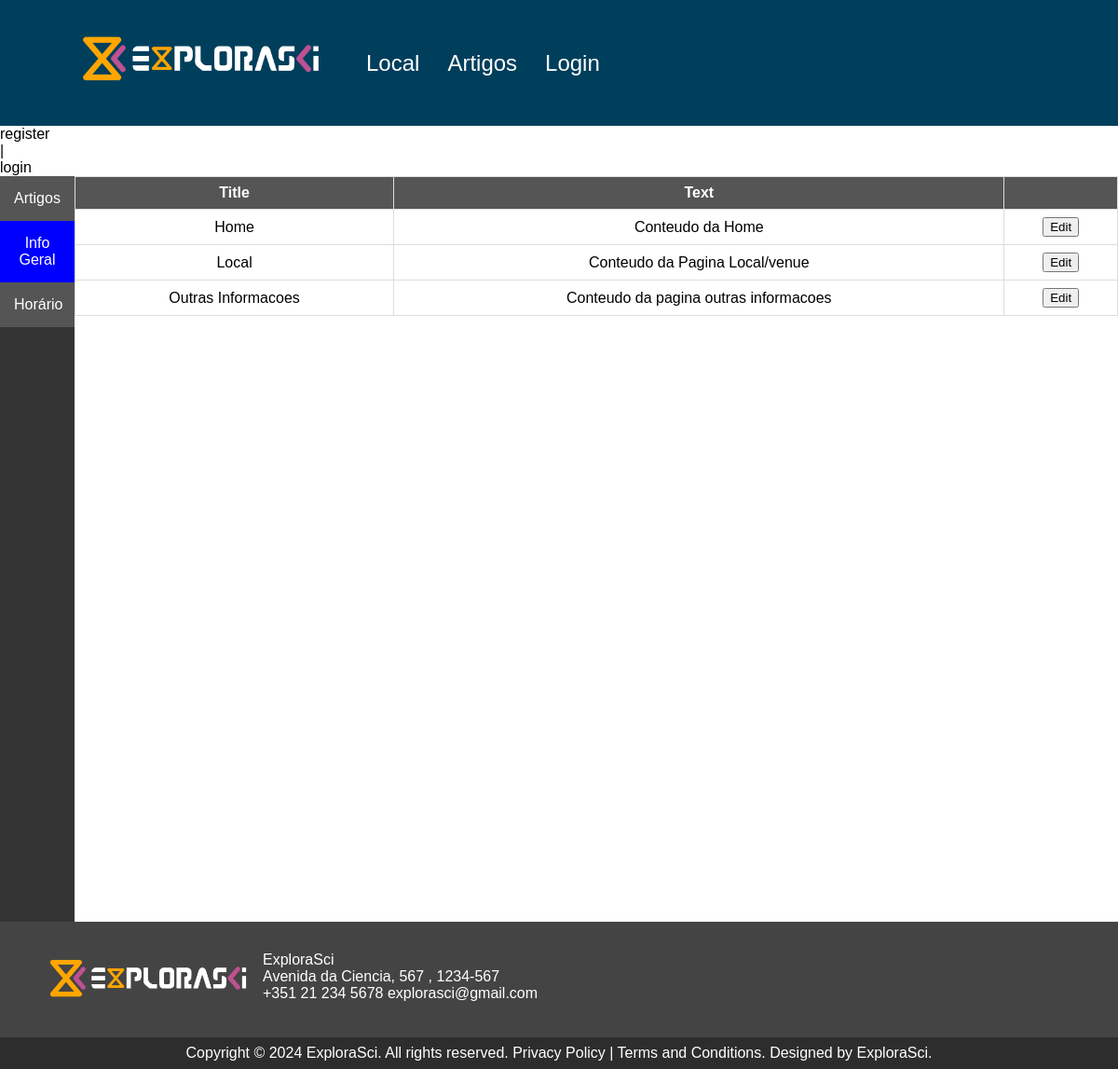
The app's page /admin_geral.php, older data.
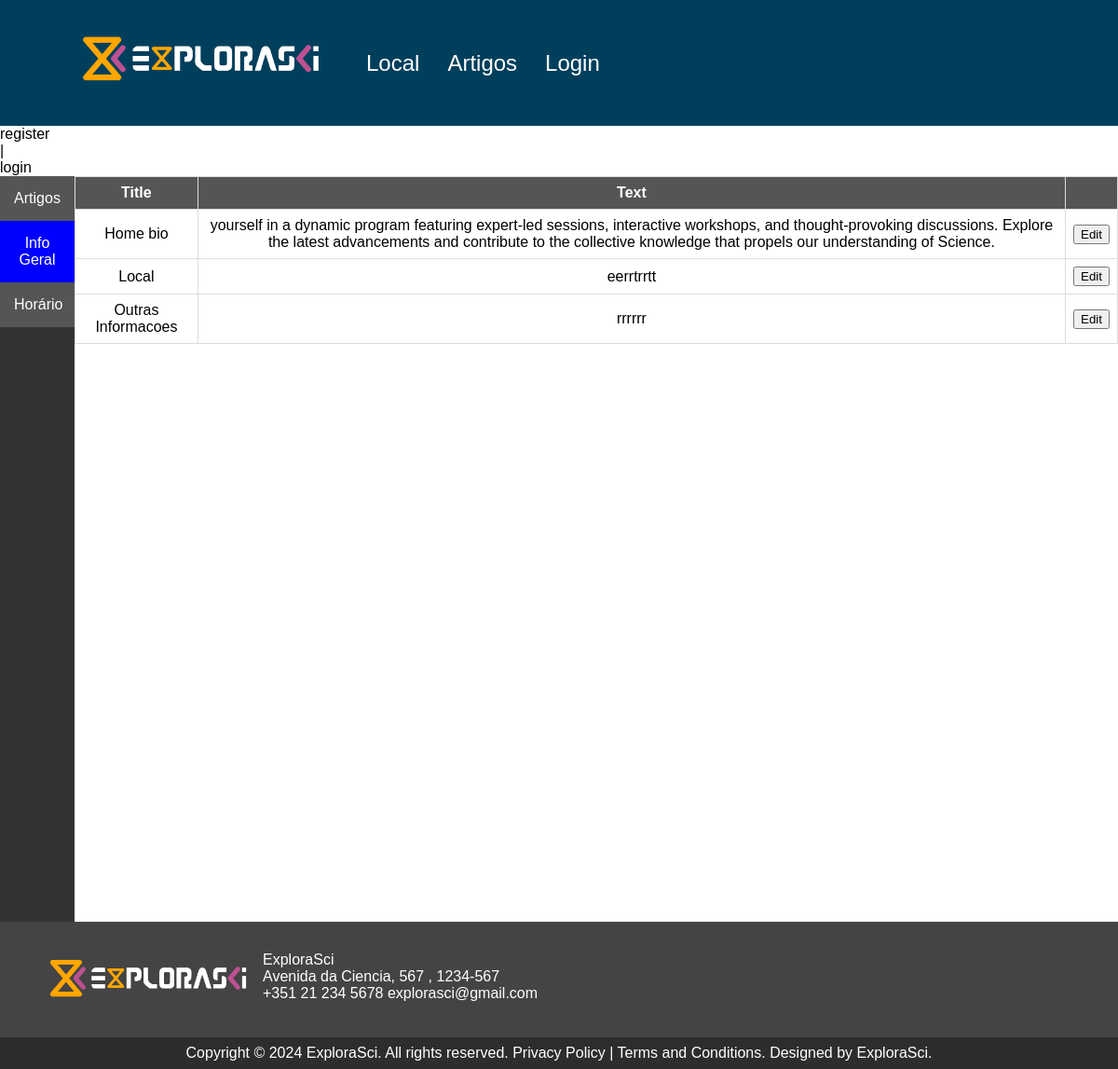
The same page, newer data.
### tables this page shows
CREATE TABLE `conteudo` (
  `id` int(11) NOT NULL,
  `titulo` varchar(100) NOT NULL,
  `texto` varchar(5000) NOT NULL
);

### admin_geral.php (the view, shortened to what this page needs)
<?php
include "inc/top.inc.php";
?>
<body>
<div class="flex-container">
    <?php
    include("inc/admin_sidebar.php"); ?>
<div class="content">
            <table>
                <thead>
                    <tr>
                        <th>Title</th>
                        <th>Text</th>
                        <th></th>
                    </tr>
                </thead>
                <tbody>
                    <?php
                    include("inc/config.inc.php");
                    $sql = "SELECT id, titulo, texto FROM conteudo";
                    $result = $db->query($sql);
                    while ($row = $result->fetch_assoc()) {
                        echo "<tr>
                                <td>" . $row["titulo"] . "</td>
                                <td>" . $row["texto"] . "</td>
                                <td><button onclick=\"openEditPopup('".$row["id"]."')\">Edit</button></td>
                                </tr>";
                      }
                      ?>
                  </tbody>
              </table>
          </div>
  </body>
</html>
<?php
include "inc/bot.inc.php";
?>

Row changes from the older to the newer data that the page shows:
changed conteudo: titulo "Home" → "Home bio"; texto "Conteudo da Home" → "yourself in a dynamic program featuring expert-led sessions, interactive workshops, and thought-provoking discussions. Explore the latest advancements and contribute to the collective knowledge that propels our understanding of Science."
changed conteudo "Local": texto "Conteudo da Pagina Local/venue" → "eerrtrrtt"
changed conteudo "Outras Informacoes": texto "Conteudo da pagina outras informacoes" → "rrrrrr"
